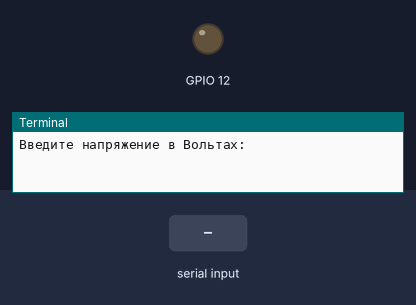
The program below on a simulated Raspberry Pi (BCM pin numbers). On the bench: output pins drawn as LEDs (lit = HIGH), the last lines printed to the terminal. The test bench sets the inputs (shaded band).

Above: at 1.2 s.
1.3 s: "1" typed at the terminal, then Enter
At 2.1 s:
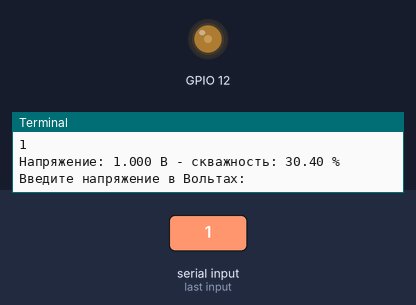
2.8 s: "5" typed at the terminal, then Enter
Timing chart, 0 to 5.8 s (numbered marks = the images above; inputs shaded):
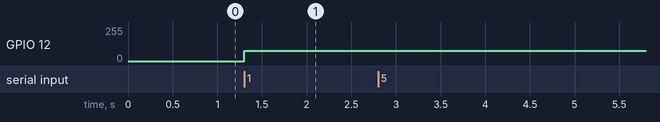

The program:

pwm_dac.py
```python
import RPi.GPIO as GPIO


class PWM_DAC:
    def __init__(self, gpio_pin, pwm_frequency, dynamic_range, verbose = False):
        self.gpio_pin = gpio_pin
        self.pwm_frequency = pwm_frequency
        self.dynamic_range = dynamic_range
        self.verbose = verbose

        GPIO.setmode(GPIO.BCM)
        GPIO.setup(self.gpio_pin, GPIO.OUT, initial=0)
        self.pwm = GPIO.PWM(self.gpio_pin, self.pwm_frequency)
        self.pwm.start(0)

    def deinit(self):

        self.pwm.stop()
        GPIO.output(self.gpio_pin, 0)
        GPIO.cleanup()

    def set_voltage(self, voltage):

        if voltage < 0 or voltage > self.dynamic_range:
            print ("напряжение выходит за динамический диапозон ЦАП (0.00 - 3.29 В)")
            return
        duty_cycle = voltage / self.dynamic_range * 100
        self.pwm.ChangeDutyCycle(duty_cycle)
        if self.verbose:
            print(f"Напряжение: {voltage:.3f} B - скважность: {duty_cycle:.2f} %")

if __name__ == "__main__":
    dac = None
    try:
        dac = PWM_DAC(12, 500, 3.290, True)

        while True:
            try:
                voltage = float(input("Введите напряжение в Вольтах: "))
                dac.set_voltage(voltage)

            except ValueError:
                print("Вы ввели не число. Попробуйте ещё раз\n")

    finally:
        if dac is not None:
            dac.deinit()
```

Measured:
- after the input at 1.3 s, GPIO 12: 0/255 → 78/255 at once
